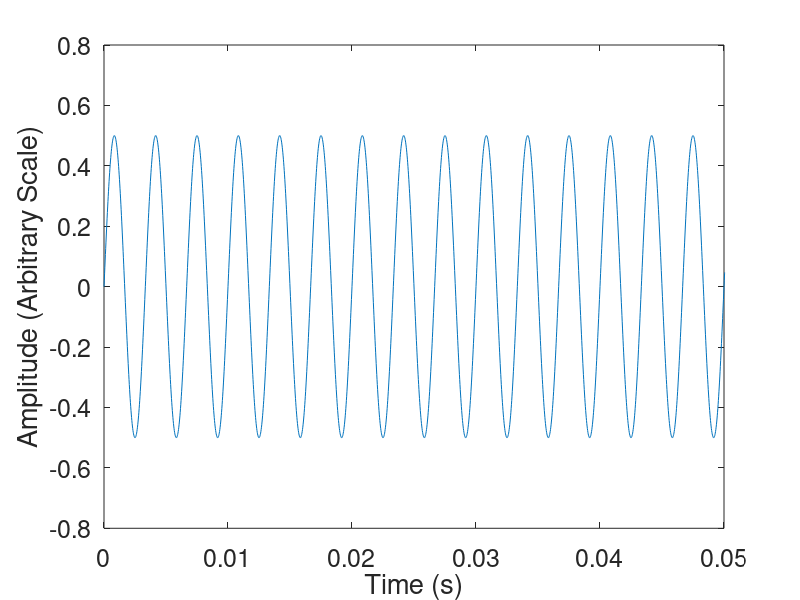

MATLAB code to generate this figure: (Note: this script raises an error after producing the figure.)
% Seminar in Music Computing and Psychology
% Class 2 - Audio Representations of Music

% Create a sine wave with frequency 440 Hz and play it.
% The time interval from 0-1 s, in increments of 1/44100.
t = (0:132300)/44100;
% The frequency of the sine wave.
w = 300;
% The amplitude (loudness) of the sine wave.
a = 0.5;
% Construct the waveform.
Y = a*sin(2*pi*w*t);
% Plot the waveform and zoom into an appropriate time window.
plot(t, Y);
xlim([0, 0.05]);
xlabel('Time (s)');
ylabel('Amplitude (Arbitrary Scale)');
set(gca,'FontSize', 18);
% Play the waveform.
player = audioplayer(Y,44100);
play(player)

% Create a second sound to play.
% Execute this code separately from that above to get a working version of the
% play function.
w2 = 330;
Y2 = a*sin(2*pi*w2*t);

Z = Y + Y2;
plot(Z);
player = audioplayer(Z,44100);
play(player)

